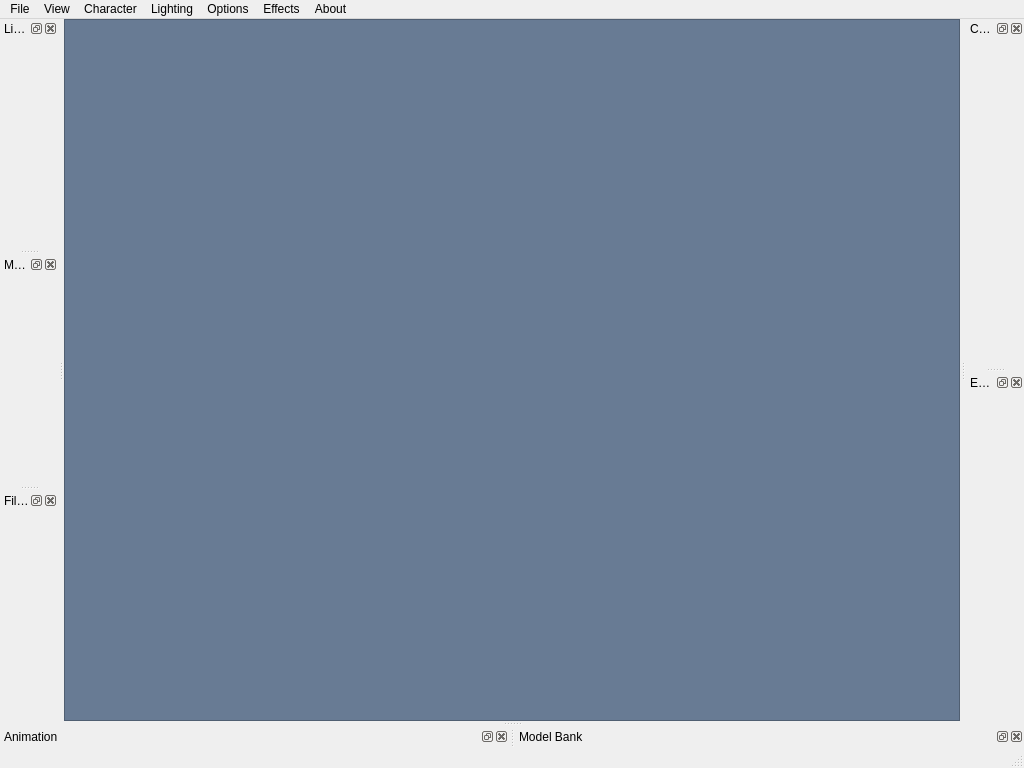
<?xml version="1.0" encoding="UTF-8"?>
<ui version="4.0">
 <class>wmvMainWindow</class>
 <widget class="QMainWindow" name="wmvMainWindow">
  <property name="geometry">
   <rect>
    <x>0</x>
    <y>0</y>
    <width>1024</width>
    <height>768</height>
   </rect>
  </property>
  <property name="windowTitle">
   <string>WoW Model Viewer</string>
  </property>
  <property name="dockNestingEnabled">
   <bool>true</bool>
  </property>
  <property name="dockOptions">
   <set>QMainWindow::AllowNestedDocks|QMainWindow::AllowTabbedDocks|QMainWindow::AnimatedDocks|QMainWindow::GroupedDragging</set>
  </property>
  <widget class="QWidget" name="centralwidget">
   <layout class="QGridLayout" name="gridLayout">
    <property name="leftMargin">
     <number>0</number>
    </property>
    <property name="topMargin">
     <number>0</number>
    </property>
    <property name="rightMargin">
     <number>0</number>
    </property>
    <property name="bottomMargin">
     <number>0</number>
    </property>
    <property name="spacing">
     <number>3</number>
    </property>
    <item row="0" column="0">
     <widget class="QFrame" name="displayFrame">
      <property name="styleSheet">
       <string notr="true">* {
	background: rgb(104, 123, 148)
}</string>
      </property>
      <property name="frameShape">
       <enum>QFrame::StyledPanel</enum>
      </property>
      <property name="frameShadow">
       <enum>QFrame::Raised</enum>
      </property>
     </widget>
    </item>
   </layout>
  </widget>
  <widget class="QMenuBar" name="menubar">
   <property name="geometry">
    <rect>
     <x>0</x>
     <y>0</y>
     <width>1024</width>
     <height>21</height>
    </rect>
   </property>
   <widget class="QMenu" name="menuFile">
    <property name="title">
     <string>File</string>
    </property>
    <widget class="QMenu" name="menuExport_Model">
     <property name="title">
      <string>Export Model</string>
     </property>
     <addaction name="actionExport_ModelInfo_xml"/>
    </widget>
    <addaction name="actionLoad_World_of_Warcraft"/>
    <addaction name="actionView_Log"/>
    <addaction name="separator"/>
    <addaction name="actionSave_Screenshot"/>
    <addaction name="actionSave_Sized_Screenshot"/>
    <addaction name="actionGIF_Sequence_Export"/>
    <addaction name="actionExport_AVI"/>
    <addaction name="separator"/>
    <addaction name="menuExport_Model"/>
    <addaction name="separator"/>
    <addaction name="actionReset_Layout"/>
    <addaction name="separator"/>
    <addaction name="actionExit"/>
   </widget>
   <widget class="QMenu" name="menuView">
    <property name="title">
     <string>View</string>
    </property>
    <widget class="QMenu" name="menuCamera">
     <property name="title">
      <string>Camera</string>
     </property>
     <addaction name="actionCamera_UseModel"/>
     <addaction name="separator"/>
     <addaction name="actionCameraPerspective"/>
     <addaction name="actionCameraFront"/>
     <addaction name="actionCameraBack"/>
     <addaction name="actionCameraLeft"/>
     <addaction name="actionCameraRight"/>
     <addaction name="actionCameraTop"/>
    </widget>
    <widget class="QMenu" name="menuSet_Canvas_Size">
     <property name="title">
      <string>Set Canvas Size</string>
     </property>
     <widget class="QMenu" name="menuRatio_1_1">
      <property name="title">
       <string>Ratio 1:1</string>
      </property>
      <addaction name="action128_x_128"/>
      <addaction name="action256_x_256"/>
      <addaction name="action512_x_512"/>
      <addaction name="action1024_x_1024"/>
      <addaction name="action2048_x_2048"/>
     </widget>
     <widget class="QMenu" name="menuRatio_4_3">
      <property name="title">
       <string>Ratio 4:3</string>
      </property>
      <addaction name="action640_x_480"/>
      <addaction name="action800_x_600"/>
      <addaction name="action1024_x_768"/>
      <addaction name="action1280_x_1024"/>
     </widget>
     <widget class="QMenu" name="menuRatio_16_9">
      <property name="title">
       <string>Ratio 16:9</string>
      </property>
      <addaction name="action864_x_480"/>
      <addaction name="action1280_x_720"/>
      <addaction name="action1920_x_1080"/>
      <addaction name="action2560_x_1440"/>
      <addaction name="action3840_x_2160"/>
     </widget>
     <widget class="QMenu" name="menuMisc_Ratios">
      <property name="title">
       <string>Misc Ratios</string>
      </property>
      <addaction name="action1280_x_768"/>
      <addaction name="action1920_x_1200"/>
     </widget>
     <addaction name="action2160p"/>
     <addaction name="action1080p"/>
     <addaction name="action720p"/>
     <addaction name="separator"/>
     <addaction name="menuRatio_1_1"/>
     <addaction name="menuRatio_4_3"/>
     <addaction name="menuRatio_16_9"/>
     <addaction name="separator"/>
     <addaction name="menuMisc_Ratios"/>
    </widget>
    <addaction name="actionView_NPC"/>
    <addaction name="actionView_Item"/>
    <addaction name="separator"/>
    <addaction name="actionShow_File_List"/>
    <addaction name="actionShow_Animation_Controls"/>
    <addaction name="actionShow_Character_Designer"/>
    <addaction name="actionShow_Equipment_Selector"/>
    <addaction name="actionShow_Light_Controls"/>
    <addaction name="actionShow_Model_Controls"/>
    <addaction name="actionShow_Model_Bank"/>
    <addaction name="separator"/>
    <addaction name="actionBackground_Color"/>
    <addaction name="actionLoad_Background"/>
    <addaction name="actionSkybox"/>
    <addaction name="actionShow_Grid"/>
    <addaction name="actionShow_Mask"/>
    <addaction name="separator"/>
    <addaction name="menuCamera"/>
    <addaction name="separator"/>
    <addaction name="menuSet_Canvas_Size"/>
   </widget>
   <widget class="QMenu" name="menuCharacter">
    <property name="title">
     <string>Character</string>
    </property>
    <widget class="QMenu" name="menuEye_Glow">
     <property name="title">
      <string>Eye Glow</string>
     </property>
     <addaction name="actionEyeGlowNone"/>
     <addaction name="actionEyeGlowDefault"/>
     <addaction name="actionEyeGlowDeathKnight"/>
    </widget>
    <addaction name="actionLoad_Character"/>
    <addaction name="actionSave_Character"/>
    <addaction name="separator"/>
    <addaction name="actionImport_Armory_Character"/>
    <addaction name="separator"/>
    <addaction name="menuEye_Glow"/>
    <addaction name="actionCharacterShowUnderwear"/>
    <addaction name="actionCharacterShowEars"/>
    <addaction name="actionCharacterShowHair"/>
    <addaction name="actionCharacterShowFacialHair"/>
    <addaction name="actionCharacterShowFeet"/>
    <addaction name="actionCharacterAutoHideGeosets"/>
    <addaction name="actionCharacterSheatheWeapons"/>
    <addaction name="separator"/>
    <addaction name="actionLoadEquipment"/>
    <addaction name="actionSaveEquipment"/>
    <addaction name="actionClearEquipment"/>
    <addaction name="separator"/>
    <addaction name="actionLoadItemSet"/>
    <addaction name="actionLoadStartingOutfit"/>
    <addaction name="separator"/>
    <addaction name="actionMount_Dismount"/>
    <addaction name="actionRandomizeCharacter"/>
   </widget>
   <widget class="QMenu" name="menuLighting">
    <property name="title">
     <string>Lighting</string>
    </property>
    <addaction name="actionLoad_Lighting"/>
    <addaction name="actionSave_Lighting"/>
    <addaction name="separator"/>
    <addaction name="actionRender_Light_Objects"/>
    <addaction name="separator"/>
    <addaction name="actionUse_True_lighting"/>
    <addaction name="actionUse_Dynamic_lighting"/>
    <addaction name="actionUse_Ambient_Lighting"/>
    <addaction name="actionModel_Lights_only"/>
   </widget>
   <widget class="QMenu" name="menuOptions">
    <property name="title">
     <string>Options</string>
    </property>
    <addaction name="actionAlwaysShowDefaultDoodadsInWMOs"/>
    <addaction name="separator"/>
    <addaction name="actionSettings"/>
   </widget>
   <widget class="QMenu" name="menuEffects">
    <property name="title">
     <string>Effects</string>
    </property>
    <addaction name="actionApply_Enchants"/>
   </widget>
   <widget class="QMenu" name="menuAbout">
    <property name="title">
     <string>About</string>
    </property>
    <widget class="QMenu" name="menuLanguage">
     <property name="title">
      <string>Language</string>
     </property>
    </widget>
    <addaction name="menuLanguage"/>
    <addaction name="actionHelp"/>
    <addaction name="actionAbout"/>
    <addaction name="separator"/>
    <addaction name="actionCheck_for_Update"/>
   </widget>
   <addaction name="menuFile"/>
   <addaction name="menuView"/>
   <addaction name="menuCharacter"/>
   <addaction name="menuLighting"/>
   <addaction name="menuOptions"/>
   <addaction name="menuEffects"/>
   <addaction name="menuAbout"/>
  </widget>
  <widget class="QStatusBar" name="statusbar"/>
  <widget class="QDockWidget" name="widgetLighting">
   <property name="floating">
    <bool>true</bool>
   </property>
   <property name="windowTitle">
    <string>Lighting</string>
   </property>
   <attribute name="dockWidgetArea">
    <number>1</number>
   </attribute>
  </widget>
  <widget class="QDockWidget" name="widgetModelControls">
   <property name="floating">
    <bool>true</bool>
   </property>
   <property name="windowTitle">
    <string>Model Controls</string>
   </property>
   <attribute name="dockWidgetArea">
    <number>1</number>
   </attribute>
  </widget>
  <widget class="QDockWidget" name="widgetFileList">
   <property name="allowedAreas">
    <set>Qt::LeftDockWidgetArea|Qt::RightDockWidgetArea</set>
   </property>
   <property name="windowTitle">
    <string>File List</string>
   </property>
   <attribute name="dockWidgetArea">
    <number>1</number>
   </attribute>
  </widget>
  <widget class="QDockWidget" name="widgetCharacterControl">
   <property name="allowedAreas">
    <set>Qt::LeftDockWidgetArea|Qt::RightDockWidgetArea</set>
   </property>
   <property name="windowTitle">
    <string>Character Designer</string>
   </property>
   <attribute name="dockWidgetArea">
    <number>2</number>
   </attribute>
  </widget>
  <widget class="QDockWidget" name="widgetAnimation">
   <property name="windowTitle">
    <string>Animation</string>
   </property>
   <attribute name="dockWidgetArea">
    <number>8</number>
   </attribute>
  </widget>
  <widget class="QDockWidget" name="widgetModelBank">
   <property name="floating">
    <bool>true</bool>
   </property>
   <property name="windowTitle">
    <string>Model Bank</string>
   </property>
   <attribute name="dockWidgetArea">
    <number>8</number>
   </attribute>
  </widget>
  <widget class="QDockWidget" name="widgetEquipment">
   <property name="allowedAreas">
    <set>Qt::LeftDockWidgetArea|Qt::RightDockWidgetArea</set>
   </property>
   <property name="windowTitle">
    <string>Equipment</string>
   </property>
   <attribute name="dockWidgetArea">
    <number>2</number>
   </attribute>
  </widget>
  <action name="actionHelp">
   <property name="text">
    <string>Help</string>
   </property>
   <property name="iconText">
    <string>Help</string>
   </property>
   <property name="toolTip">
    <string>Help</string>
   </property>
  </action>
  <action name="actionAbout">
   <property name="text">
    <string>About</string>
   </property>
  </action>
  <action name="actionCheck_for_Update">
   <property name="text">
    <string>Check for Update</string>
   </property>
  </action>
  <action name="actionApply_Enchants">
   <property name="text">
    <string>Apply Enchants</string>
   </property>
  </action>
  <action name="actionAlwaysShowDefaultDoodadsInWMOs">
   <property name="checkable">
    <bool>true</bool>
   </property>
   <property name="checked">
    <bool>true</bool>
   </property>
   <property name="text">
    <string>Always show Default doodads in WMOs</string>
   </property>
  </action>
  <action name="actionOptions">
   <property name="text">
    <string>Options...</string>
   </property>
  </action>
  <action name="actionSettings">
   <property name="text">
    <string>Settings...</string>
   </property>
  </action>
  <action name="actionLoad_World_of_Warcraft">
   <property name="text">
    <string>Load World of Warcraft</string>
   </property>
  </action>
  <action name="actionView_Log">
   <property name="text">
    <string>View Log</string>
   </property>
  </action>
  <action name="actionSave_Screenshot">
   <property name="text">
    <string>Save Screenshot</string>
   </property>
   <property name="shortcut">
    <string>F12</string>
   </property>
  </action>
  <action name="actionSave_Sized_Screenshot">
   <property name="text">
    <string>Save Sized Screenshot</string>
   </property>
   <property name="shortcut">
    <string>Ctrl+S</string>
   </property>
  </action>
  <action name="actionGIF_Sequence_Export">
   <property name="text">
    <string>GIF/Sequence Export</string>
   </property>
  </action>
  <action name="actionExport_AVI">
   <property name="text">
    <string>Export AVI</string>
   </property>
  </action>
  <action name="actionExport_ModelInfo_xml">
   <property name="text">
    <string>Export ModelInfo.xml</string>
   </property>
  </action>
  <action name="actionExit">
   <property name="text">
    <string>Exit</string>
   </property>
  </action>
  <action name="actionReset_Layout">
   <property name="text">
    <string>Reset Layout</string>
   </property>
  </action>
  <action name="actionView_NPC">
   <property name="text">
    <string>View NPC</string>
   </property>
  </action>
  <action name="actionView_Item">
   <property name="text">
    <string>View Item</string>
   </property>
  </action>
  <action name="actionShow_File_List">
   <property name="checkable">
    <bool>true</bool>
   </property>
   <property name="checked">
    <bool>true</bool>
   </property>
   <property name="text">
    <string>Show File List</string>
   </property>
  </action>
  <action name="actionShow_Animation_Controls">
   <property name="checkable">
    <bool>true</bool>
   </property>
   <property name="text">
    <string>Show Animation Controls</string>
   </property>
  </action>
  <action name="actionShow_Character_Designer">
   <property name="checkable">
    <bool>true</bool>
   </property>
   <property name="checked">
    <bool>false</bool>
   </property>
   <property name="text">
    <string>Show Character Designer</string>
   </property>
  </action>
  <action name="actionShow_Light_Controls">
   <property name="checkable">
    <bool>true</bool>
   </property>
   <property name="text">
    <string>Show Light Controls</string>
   </property>
  </action>
  <action name="actionShow_Model_Controls">
   <property name="checkable">
    <bool>true</bool>
   </property>
   <property name="text">
    <string>Show Model Controls</string>
   </property>
  </action>
  <action name="actionShow_Model_Bank">
   <property name="checkable">
    <bool>true</bool>
   </property>
   <property name="text">
    <string>Show Model Bank</string>
   </property>
  </action>
  <action name="actionBackground_Color">
   <property name="text">
    <string>Background Color...</string>
   </property>
  </action>
  <action name="actionLoad_Background">
   <property name="text">
    <string>Load Background</string>
   </property>
   <property name="shortcut">
    <string>Ctrl+L</string>
   </property>
  </action>
  <action name="actionSkybox">
   <property name="checkable">
    <bool>true</bool>
   </property>
   <property name="text">
    <string>Skybox</string>
   </property>
  </action>
  <action name="actionShow_Grid">
   <property name="checkable">
    <bool>true</bool>
   </property>
   <property name="text">
    <string>Show Grid</string>
   </property>
  </action>
  <action name="actionShow_Mask">
   <property name="checkable">
    <bool>true</bool>
   </property>
   <property name="text">
    <string>Show Mask</string>
   </property>
  </action>
  <action name="actionCamera_UseModel">
   <property name="checkable">
    <bool>true</bool>
   </property>
   <property name="text">
    <string>Use model camera</string>
   </property>
  </action>
  <action name="actionCameraPerspective">
   <property name="checkable">
    <bool>true</bool>
   </property>
   <property name="checked">
    <bool>true</bool>
   </property>
   <property name="text">
    <string>Perspective</string>
   </property>
  </action>
  <action name="actionCameraFront">
   <property name="checkable">
    <bool>true</bool>
   </property>
   <property name="text">
    <string>Front</string>
   </property>
  </action>
  <action name="actionCameraBack">
   <property name="checkable">
    <bool>true</bool>
   </property>
   <property name="text">
    <string>Back</string>
   </property>
  </action>
  <action name="actionCameraLeft">
   <property name="checkable">
    <bool>true</bool>
   </property>
   <property name="text">
    <string>Left</string>
   </property>
  </action>
  <action name="actionCameraRight">
   <property name="checkable">
    <bool>true</bool>
   </property>
   <property name="text">
    <string>Right</string>
   </property>
  </action>
  <action name="actionCameraTop">
   <property name="checkable">
    <bool>true</bool>
   </property>
   <property name="text">
    <string>Top</string>
   </property>
  </action>
  <action name="action1080p">
   <property name="checkable">
    <bool>true</bool>
   </property>
   <property name="text">
    <string>1080p (HD)</string>
   </property>
   <property name="toolTip">
    <string>1920 x 1080 HD</string>
   </property>
  </action>
  <action name="action720p">
   <property name="checkable">
    <bool>true</bool>
   </property>
   <property name="text">
    <string>720p (HD)</string>
   </property>
   <property name="toolTip">
    <string>1280 x 720, a smaller HD format.</string>
   </property>
  </action>
  <action name="action2160p">
   <property name="checkable">
    <bool>true</bool>
   </property>
   <property name="text">
    <string>2160p (UHD)</string>
   </property>
   <property name="toolTip">
    <string>3840 x 2160, also known has UHD 4K.</string>
   </property>
  </action>
  <action name="action512_x_512">
   <property name="checkable">
    <bool>true</bool>
   </property>
   <property name="text">
    <string>512 x 512</string>
   </property>
  </action>
  <action name="action1024_x_1024">
   <property name="checkable">
    <bool>true</bool>
   </property>
   <property name="text">
    <string>1024 x 1024</string>
   </property>
  </action>
  <action name="action640_x_480">
   <property name="checkable">
    <bool>true</bool>
   </property>
   <property name="text">
    <string>640 x 480</string>
   </property>
  </action>
  <action name="action800_x_600">
   <property name="checkable">
    <bool>true</bool>
   </property>
   <property name="text">
    <string>800 x 600</string>
   </property>
  </action>
  <action name="action1024_x_768">
   <property name="checkable">
    <bool>true</bool>
   </property>
   <property name="text">
    <string>1024 x 768</string>
   </property>
  </action>
  <action name="action1280_x_1024">
   <property name="checkable">
    <bool>true</bool>
   </property>
   <property name="text">
    <string>1280 x 1024</string>
   </property>
  </action>
  <action name="action1280_x_768">
   <property name="checkable">
    <bool>true</bool>
   </property>
   <property name="text">
    <string>1280 x 768 (5:3)</string>
   </property>
  </action>
  <action name="action1920_x_1200">
   <property name="checkable">
    <bool>true</bool>
   </property>
   <property name="text">
    <string>1920 x 1200 (8:5)</string>
   </property>
  </action>
  <action name="action2560_x_1440">
   <property name="checkable">
    <bool>true</bool>
   </property>
   <property name="text">
    <string>2560 x 1440</string>
   </property>
  </action>
  <action name="action256_x_256">
   <property name="checkable">
    <bool>true</bool>
   </property>
   <property name="text">
    <string>256 x 256</string>
   </property>
  </action>
  <action name="action128_x_128">
   <property name="checkable">
    <bool>true</bool>
   </property>
   <property name="text">
    <string>128 x 128</string>
   </property>
  </action>
  <action name="action2048_x_2048">
   <property name="checkable">
    <bool>true</bool>
   </property>
   <property name="text">
    <string>2048 x 2048</string>
   </property>
  </action>
  <action name="action1920_x_1080">
   <property name="checkable">
    <bool>true</bool>
   </property>
   <property name="text">
    <string>1920 x 1080</string>
   </property>
  </action>
  <action name="action1280_x_720">
   <property name="checkable">
    <bool>true</bool>
   </property>
   <property name="text">
    <string>1280 x 720</string>
   </property>
  </action>
  <action name="action864_x_480">
   <property name="checkable">
    <bool>true</bool>
   </property>
   <property name="text">
    <string>864 x 480</string>
   </property>
  </action>
  <action name="action3840_x_2160">
   <property name="checkable">
    <bool>true</bool>
   </property>
   <property name="text">
    <string>3840 x 2160</string>
   </property>
  </action>
  <action name="actionLoad_Character">
   <property name="text">
    <string>Load Character</string>
   </property>
   <property name="shortcut">
    <string>F5</string>
   </property>
  </action>
  <action name="actionSave_Character">
   <property name="text">
    <string>Save Character</string>
   </property>
   <property name="shortcut">
    <string>F6</string>
   </property>
  </action>
  <action name="actionImport_Armory_Character">
   <property name="text">
    <string>Import Armory Character</string>
   </property>
  </action>
  <action name="actionEyeGlowNone">
   <property name="checkable">
    <bool>true</bool>
   </property>
   <property name="text">
    <string>None</string>
   </property>
  </action>
  <action name="actionEyeGlowDefault">
   <property name="checkable">
    <bool>true</bool>
   </property>
   <property name="checked">
    <bool>true</bool>
   </property>
   <property name="text">
    <string>Default</string>
   </property>
  </action>
  <action name="actionEyeGlowDeathKnight">
   <property name="checkable">
    <bool>false</bool>
   </property>
   <property name="text">
    <string>Death Knight</string>
   </property>
  </action>
  <action name="actionCharacterShowUnderwear">
   <property name="checkable">
    <bool>true</bool>
   </property>
   <property name="text">
    <string>Show Underwear</string>
   </property>
  </action>
  <action name="actionCharacterShowEars">
   <property name="checkable">
    <bool>true</bool>
   </property>
   <property name="text">
    <string>Show Ears</string>
   </property>
   <property name="shortcut">
    <string>Ctrl+E</string>
   </property>
  </action>
  <action name="actionCharacterShowHair">
   <property name="checkable">
    <bool>true</bool>
   </property>
   <property name="text">
    <string>Show Hair</string>
   </property>
   <property name="shortcut">
    <string>Ctrl+H</string>
   </property>
  </action>
  <action name="actionCharacterShowFacialHair">
   <property name="checkable">
    <bool>true</bool>
   </property>
   <property name="text">
    <string>Show Facial Hair</string>
   </property>
   <property name="shortcut">
    <string>Ctrl+F</string>
   </property>
  </action>
  <action name="actionCharacterShowFeet">
   <property name="checkable">
    <bool>true</bool>
   </property>
   <property name="text">
    <string>Show Feet</string>
   </property>
  </action>
  <action name="actionCharacterAutoHideGeosets">
   <property name="checkable">
    <bool>true</bool>
   </property>
   <property name="checked">
    <bool>true</bool>
   </property>
   <property name="text">
    <string>Auto Hide Geosets for head items</string>
   </property>
  </action>
  <action name="actionCharacterSheatheWeapons">
   <property name="checkable">
    <bool>true</bool>
   </property>
   <property name="text">
    <string>Sheathe Weapons</string>
   </property>
   <property name="shortcut">
    <string>Ctrl+Z</string>
   </property>
  </action>
  <action name="actionSaveEquipment">
   <property name="text">
    <string>Save Equipment</string>
   </property>
   <property name="shortcut">
    <string>F8</string>
   </property>
  </action>
  <action name="actionLoadEquipment">
   <property name="text">
    <string>Load Equipment</string>
   </property>
   <property name="shortcut">
    <string>F7</string>
   </property>
  </action>
  <action name="actionClearEquipment">
   <property name="text">
    <string>Clear Equipment</string>
   </property>
   <property name="shortcut">
    <string>F9</string>
   </property>
  </action>
  <action name="actionLoadItemSet">
   <property name="text">
    <string>Load Item Set</string>
   </property>
  </action>
  <action name="actionLoadStartingOutfit">
   <property name="text">
    <string>Load Starting Outfit</string>
   </property>
  </action>
  <action name="actionMount_Dismount">
   <property name="text">
    <string>Mount / Dismount</string>
   </property>
  </action>
  <action name="actionRandomizeCharacter">
   <property name="text">
    <string>Randomize Character</string>
   </property>
   <property name="shortcut">
    <string>F10</string>
   </property>
  </action>
  <action name="actionLoad_Lighting">
   <property name="text">
    <string>Load Lighting</string>
   </property>
  </action>
  <action name="actionSave_Lighting">
   <property name="text">
    <string>Save Lighting</string>
   </property>
  </action>
  <action name="actionRender_Light_Objects">
   <property name="checkable">
    <bool>true</bool>
   </property>
   <property name="text">
    <string>Render Light Objects</string>
   </property>
  </action>
  <action name="actionUse_True_lighting">
   <property name="checkable">
    <bool>true</bool>
   </property>
   <property name="text">
    <string>Use True lighting</string>
   </property>
  </action>
  <action name="actionUse_Dynamic_lighting">
   <property name="checkable">
    <bool>true</bool>
   </property>
   <property name="checked">
    <bool>true</bool>
   </property>
   <property name="text">
    <string>Use Dynamic lighting</string>
   </property>
  </action>
  <action name="actionUse_Ambient_Lighting">
   <property name="checkable">
    <bool>true</bool>
   </property>
   <property name="text">
    <string>Use Ambient Lighting</string>
   </property>
  </action>
  <action name="actionModel_Lights_only">
   <property name="checkable">
    <bool>true</bool>
   </property>
   <property name="text">
    <string>Model Lights only</string>
   </property>
  </action>
  <action name="actionShow_Equipment_Selector">
   <property name="checkable">
    <bool>true</bool>
   </property>
   <property name="checked">
    <bool>false</bool>
   </property>
   <property name="text">
    <string>Show Equipment Selector</string>
   </property>
  </action>
 </widget>
 <resources/>
 <connections>
  <connection>
   <sender>actionExit</sender>
   <signal>triggered()</signal>
   <receiver>wmvMainWindow</receiver>
   <slot>close()</slot>
   <hints>
    <hint type="sourcelabel">
     <x>-1</x>
     <y>-1</y>
    </hint>
    <hint type="destinationlabel">
     <x>511</x>
     <y>451</y>
    </hint>
   </hints>
  </connection>
 </connections>
</ui>
